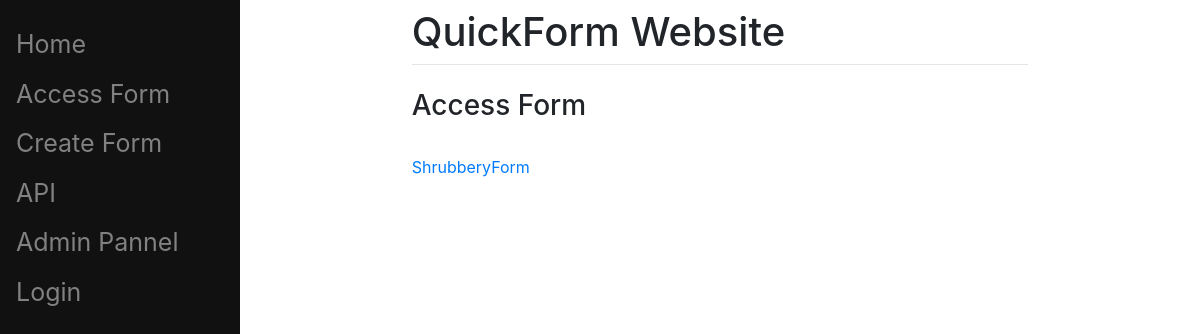
/accessForms/, run on an earlier commit of the app's database.
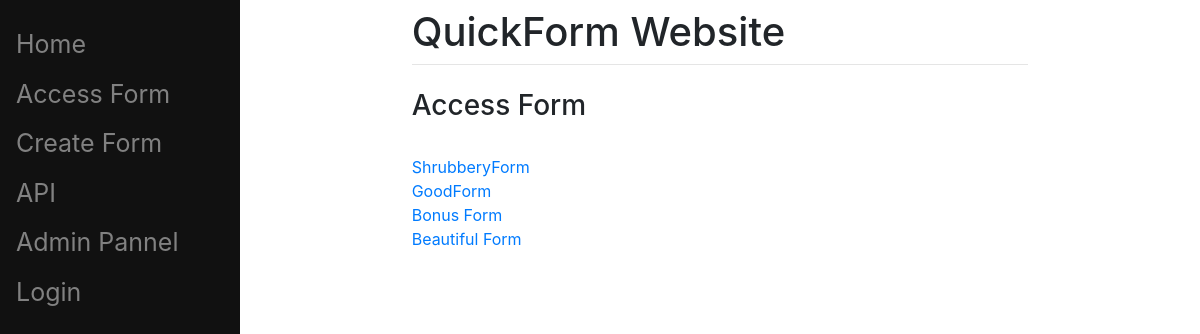
And on a later commit of the database.
### main/models.py (models this page shows, shortened)
class Form(models.Model):
	name = models.CharField(max_length=40, unique=True, default="name")
	description = models.CharField(max_length=512, default="description")

### main/views.py (the view)
# urls.py: path('accessForms/',views.accessForms, name='accessForms'),
def accessForms(request):
	forms = Form.objects.all()
	return render(request, 'main/accessForms.html', {'forms':forms})

### main/templates/main/accessForms.html (shortened to what this page needs)
{% extends 'main/base.html' %}
{% block content %}
	<h3>Access Form</h3>
	{% for form in forms %}
		<div>
			<a href='/{{form.id}}'> {{form.name}} </a></br>
		</div>
	{% endfor %}
{% endblock %}

What changed in the data, as far as the page shows it:
added Form: name "GoodForm"
added Form: name "Bonus Form"
added Form: name "Beautiful Form"
